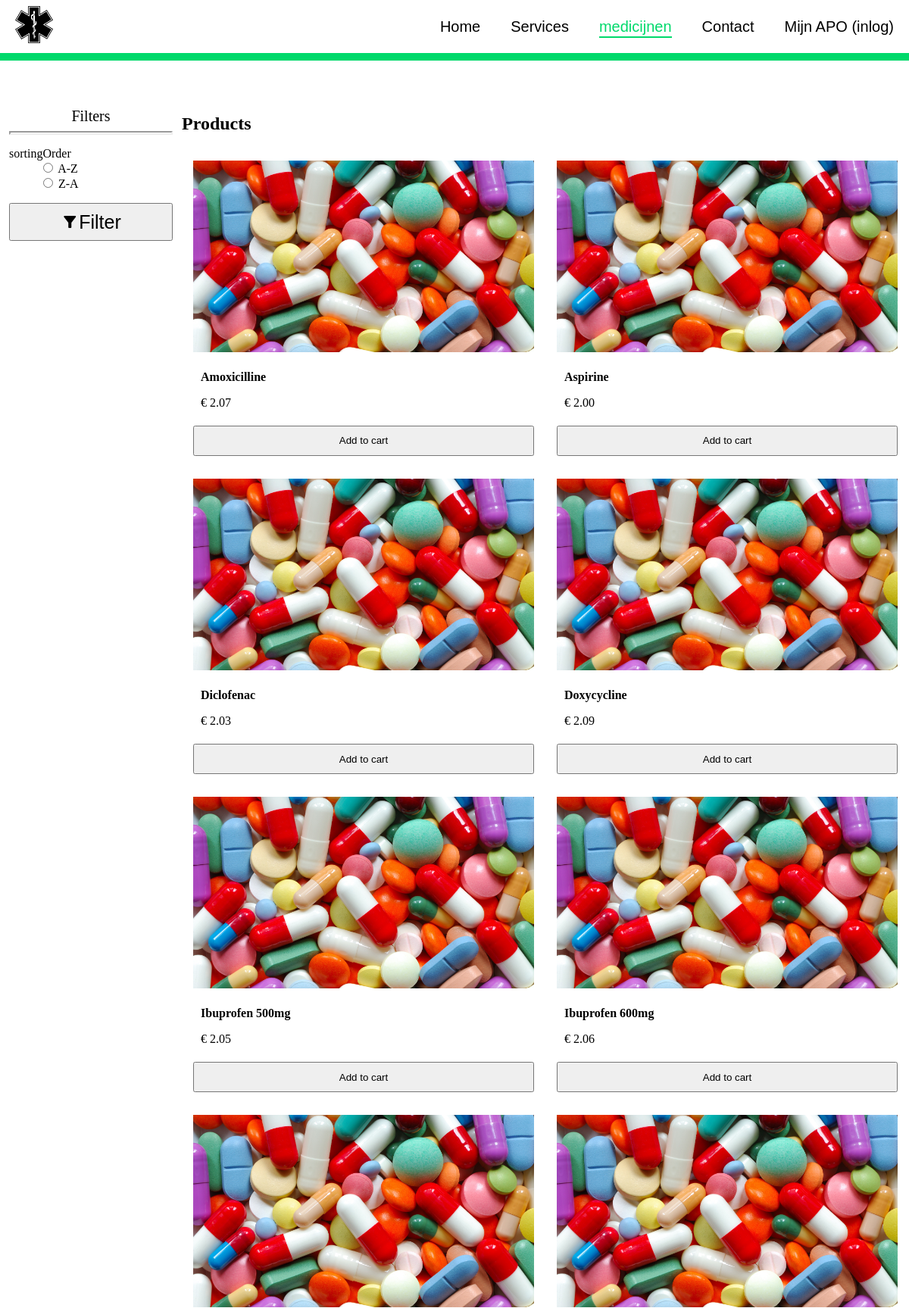
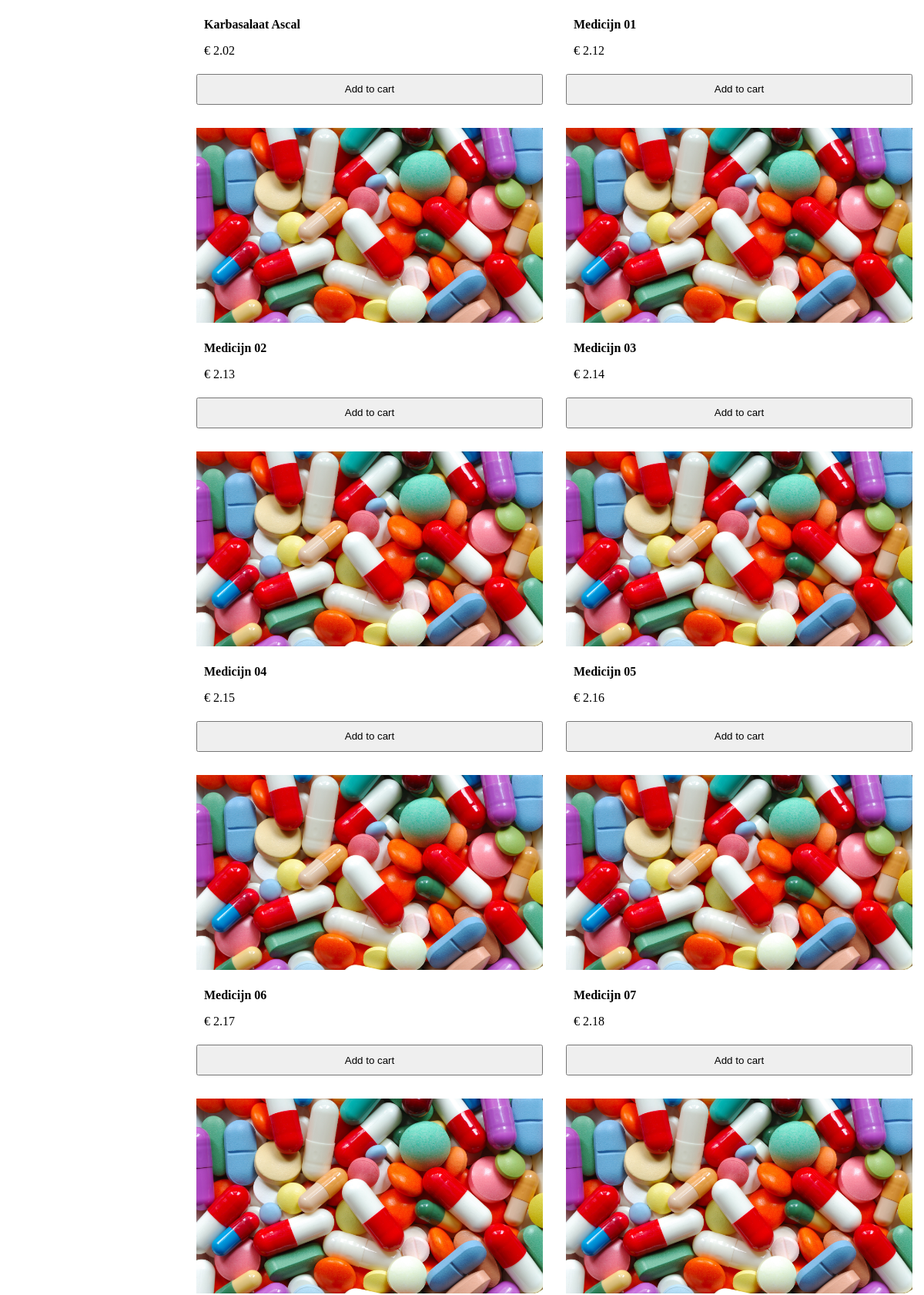
The page /Medicijnen.php (upper part) on the database its author committed (2 pictures, top to bottom).
### tables this page shows
CREATE TABLE `medicines` (
  `medicijnen_id` int(11) NOT NULL,
  `medicijnen_name` text NOT NULL,
  `medicijnen_description` text NOT NULL,
  `medicijnen_price` double(8,2) NOT NULL,
  `medicijnen_stock` int(11) NOT NULL,
  `product_obtainability` tinyint(1) NOT NULL
);

### PHP/inc/Product.inc.php (the view)
<?php
require_once $_SERVER["DOCUMENT_ROOT"] . '/apo_ahmad/PHP/db_connection.php';
if (isset($_GET['sortingOrder'])) {
    if ($_GET['sortingOrder'] != 'DESC') {
        $sql = "SELECT * FROM medicines ORDER BY medicijnen_name ASC";
    } else {
        $sql = "SELECT * FROM medicines ORDER BY medicijnen_name DESC";
    }
} else {
    $sql = "SELECT * FROM medicines ORDER BY medicijnen_name ASC";
}
$results = mysqli_query($conn, $sql);
while ($data = mysqli_fetch_array($results)) {
    if ($data["product_obtainability"] == 0) {
        $disabled = "disabled";
        $disabledTXT = "<span>This product is only Avilable in shop</span>";
    } else {
        $disabled = "";
        $disabledTXT = "";
    }
    echo '
    <div class="Product">
        <div class="Product-content">
            <div class="Product-image">
                <a href="product?p_id=' . $data["medicijnen_id"] . '">
                    <img src="/apo_ahmad/Assets/Images/5.jpg" alt="" href="jij">
                </a>
            </div>
        </div>
        <div class="Product-info">
            <a href="#" class="Product-name">' . $data["medicijnen_name"] . '</a>
            <p>€ ' . $data["medicijnen_price"] . '</p>
        </div>
        <div class="Product-content">
            <div class="Product-btns">
                <button type="button" class="btn-cart" ' . $disabled . '>Add to cart</button>
            </div>
        </div>
        ' . $disabledTXT . '
    </div>
    ';
}

### CSS/All.css (style rules this page uses)
:root { --Nav-Text-Color: #00d96b; --background-color: #00d96b; --dropdown-content: #00d96b; --color-dark-hover: #00ac56; }
body { margin: 0; min-height: 100%; }
* { box-sizing: border-box; }

### CSS/Products.css (style rules this page uses)
.Product { margin: 10px; position: relative; }
.Product-content { padding: 5px; cursor: pointer; }
.Product-image { width: 100%; display: block; margin: 0 auto; }
.Product-image img { width: 100%; }
.Product-btns { display: flex; justify-content: center; }
.Product-btns button { width: 100%; height: 40px; }
.Product-info { padding: 15px 15px 0 15px; }
.Product-name { color: black; display: block; text-decoration: none; font-size: 16px; font-weight: bold; }

### rows shown on the page
medicines: medicijnen_name "Amoxicilline", medicijnen_price "2.07"
medicines: medicijnen_name "Aspirine", medicijnen_price "2.00"
medicines: medicijnen_name "Diclofenac", medicijnen_price "2.03"
medicines: medicijnen_name "Doxycycline", medicijnen_price "2.09"
medicines: medicijnen_name "Ibuprofen 500mg", medicijnen_price "2.05"
medicines: medicijnen_name "Ibuprofen 600mg", medicijnen_price "2.06"
medicines: medicijnen_name "Karbasalaat Ascal", medicijnen_price "2.02"
medicines: medicijnen_name "Medicijn 01", medicijnen_price "2.12"
medicines: medicijnen_name "Medicijn 02", medicijnen_price "2.13"
medicines: medicijnen_name "Medicijn 03", medicijnen_price "2.14"
medicines: medicijnen_name "Medicijn 04", medicijnen_price "2.15"
medicines: medicijnen_name "Medicijn 05", medicijnen_price "2.16"
medicines: medicijnen_name "Medicijn 06", medicijnen_price "2.17"
medicines: medicijnen_name "Medicijn 07", medicijnen_price "2.18"
